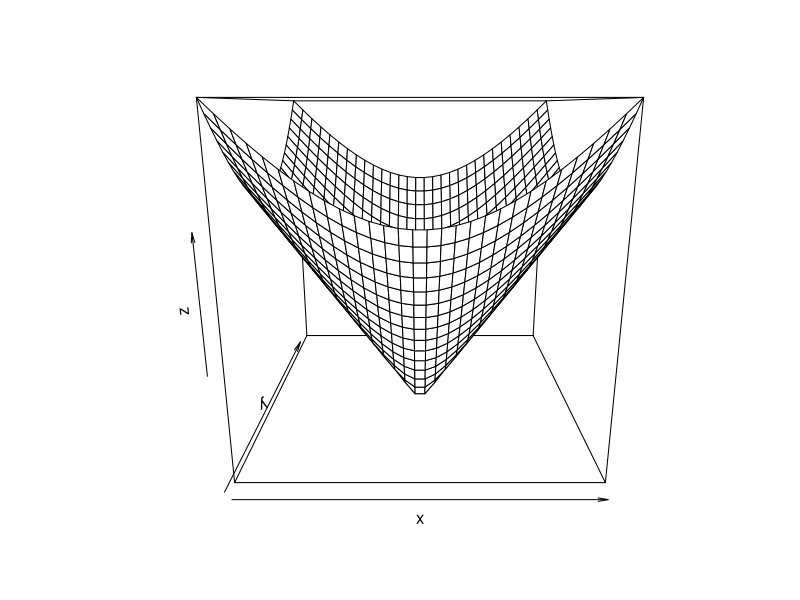
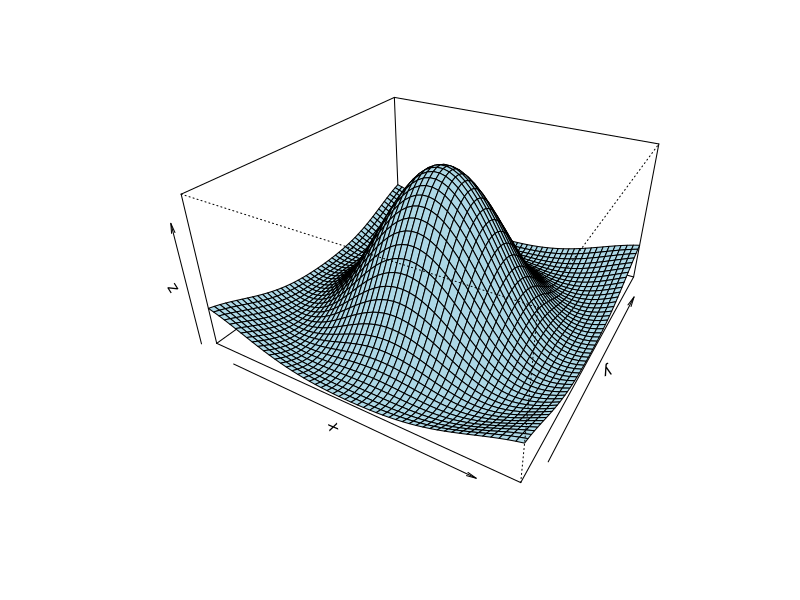

Write R code to recreate these figures, in order. (Note: this script raises an error after producing the figures.)

# To illustrate simple right circular cone
cone <- function(x, y){
  sqrt(x ^ 2 + y ^ 2)
}

# prepare variables.
x <- y <- seq(-1, 1, length = 30)
z <- outer(x, y, cone)

# plot the 3D surface
persp(x, y, z)

##############
# Generate data for the plot
x <- seq(-5, 5, length.out = 50)
y <- seq(-5, 5, length.out = 50)
z <- outer(x, y, function(x, y) sin(sqrt(x^2 + y^2))/sqrt(x^2 + y^2))

# Create the plot
persp(x, y, z, theta = 30, phi = 30, expand = 0.5, col = "lightblue")


susP<-seq(0.5:1, by=0.1)
Lambda<-c(0.549, 0.741, 1)

library(tidyverse)
df <- expand.grid(susP,Lambda) %>%
  rename(susP=Var1,
         Lambda=Var2) %>%
  mutate(target=seq(0.1:1, by=0.1))

P_LAMBDA <- 1 #each period receives equal weight
P_GAMMA <- 1 #sustainability parameter

G1_L1<-FrontierResults
G1_L0.741<-FrontierResults
G1_L0.549<-FrontierResults

G1_L1$Lambda<-c("1")
G1_L0.741$Lambda<-c("0.741")
G1_L0.549$Lambda<-c("0.549")

LambdaSensitivity<-rbind(G1_L1, G1_L0.741, G1_L0.549) %>%
  filter(Iteration=="2021")

persp(LambdaSensitivity$OptimizedStDev*rescl, LambdaSensitivity$OptimizedRevenue*rescl, LambdaSensitivity$Lambda, theta = 30, phi = 30, expand = 0.5, col = "lightblue")



ggplot() +
  geom_line(dat = LambdaSensitivity %>%
              filter(Type=="EBFM" & !Lambda == "1"),
            aes(x= OptimizedStDev*rescl, y=OptimizedRevenue*rescl, color=Lambda)) +
  geom_line(dat = LambdaSensitivity %>%
              filter(Type=="EBFM" & Lambda == "1"),
            aes(x= OptimizedStDev*rescl, y=OptimizedRevenue*rescl), lwd=1.5, color="black", linetype="dotted") +
  labs(x="Risk (SD of Revenue)", y="Revenue (Hundred Million $)", color='Decay Factor') +
  theme(legend.title = element_text(size=14))